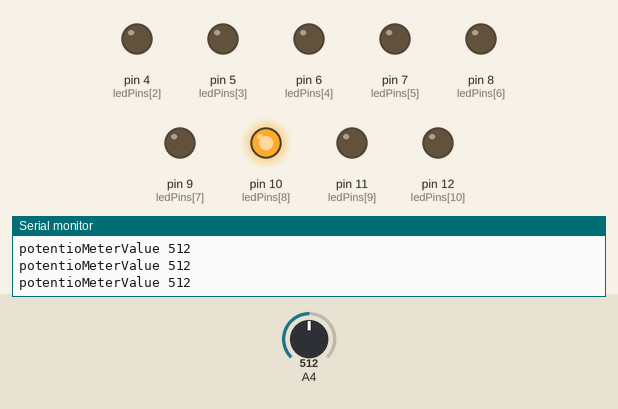
Recording of a sketch running on a simulated Arduino Uno, built with avr-gcc and run on an emulated ATmega328P. Shown: output pins drawn as LEDs (lit = HIGH), the last lines printed to the serial monitor. Dashed ring = blinking. The inputs (shaded band) are chosen by the test bench; at power-on: A4 = 512.

Above: at 1.2 s.
1.3 s: A4 set to 900
At 1.33 s:
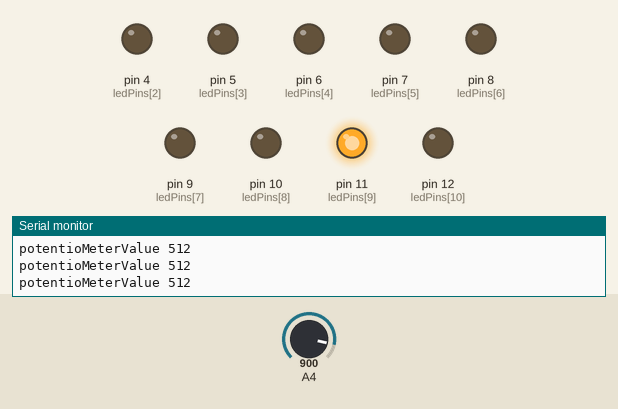
At 2.0 s:
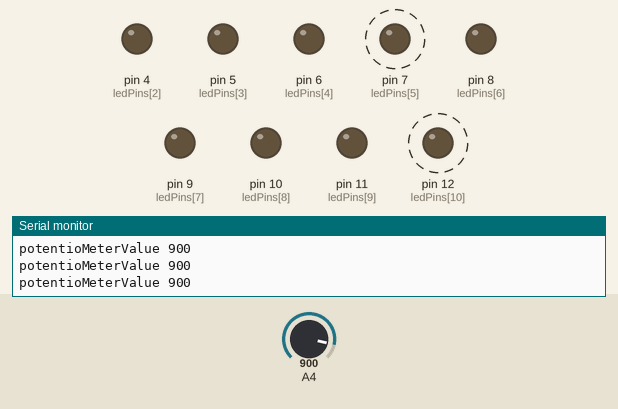
4.3 s: A4 set to 20
At 4.7 s:
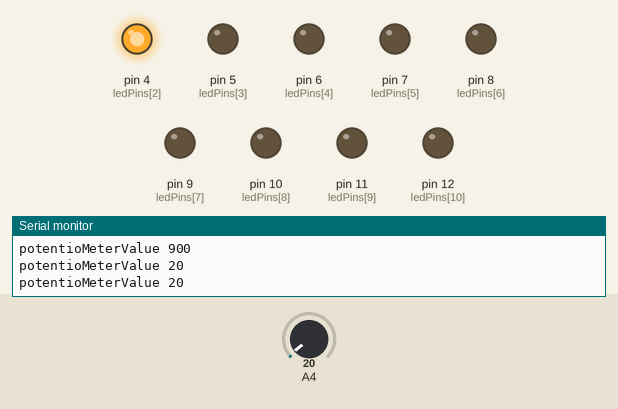
7.3 s: A4 set to 122
10.3 s: A4 set to 0
Timing chart, 0 to 14.3 s (numbered marks = the images above; inputs shaded):
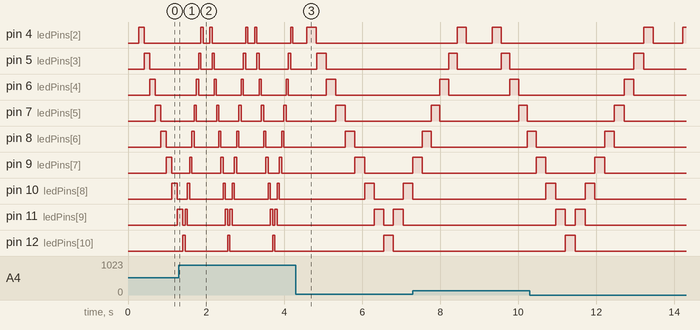

Measured:
- after the input at 1.3 s, pin 7 (ledPins[5]): alternates HIGH for 0.06 s and LOW for 0.52 s, starting after 0.39 s
- by itself, pin 9 (ledPins[7]): alternates HIGH for 0.25 s and LOW for 1.3 s
- by itself, pin 10 (ledPins[8]): alternates HIGH for 0.25 s and LOW for 0.75 s, 4 changes in all, then stays LOW
- by itself, pin 11 (ledPins[9]): alternates HIGH for 0.25 s and LOW for 0.25 s, 4 changes in all, then stays LOW

The sketch:

looplicht-analoge-snelheid.ino
```cpp
// Nodig:
// Sluit 11 LEDs aan op 2-12
// Sluit je potentionmeter aan op A4

const int NR_PINS = 11;
const int ledPins[NR_PINS] = {2, 3, 4, 5, 6, 7, 8, 9, 10, 11, 12};
const int MIN_DELAY = 30; // ms
const int MAX_DELAY = 250; // ms
int delayVal = MAX_DELAY;

void setup() {
  Serial.begin(9600);
  for (int i = 1; i <= NR_PINS; ++i) {
    pinMode(ledPins[i + 1], OUTPUT);
  }
}

void blink(int pin, int delayVal) {
  //  Serial.println(pin, DEC);
  digitalWrite(ledPins[pin], HIGH);
  delay(delayVal);
  digitalWrite(ledPins[pin], LOW);
}

int getDelayFromPotMeter() {
  int potentioMeterValue = analogRead(A4);
  Serial.print("potentioMeterValue ");
  Serial.println(potentioMeterValue, DEC);
  return map(potentioMeterValue, 0, 1023, MAX_DELAY, MIN_DELAY);
}

void loop() {
  for (int i = 0; i < NR_PINS; ++i) {
    blink(i, getDelayFromPotMeter());
  }

  for (int i = NR_PINS - 2; i > 0; --i) {
    blink(i, getDelayFromPotMeter());
  }
}
```
